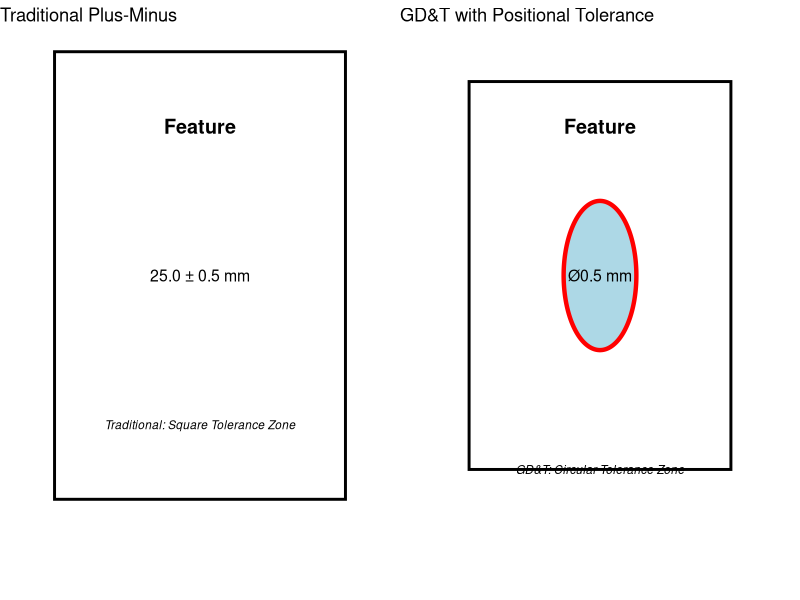
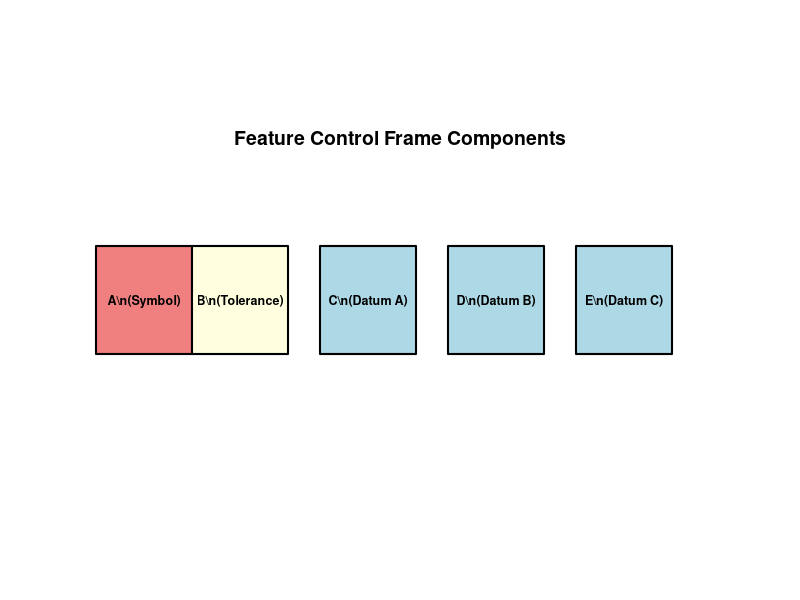
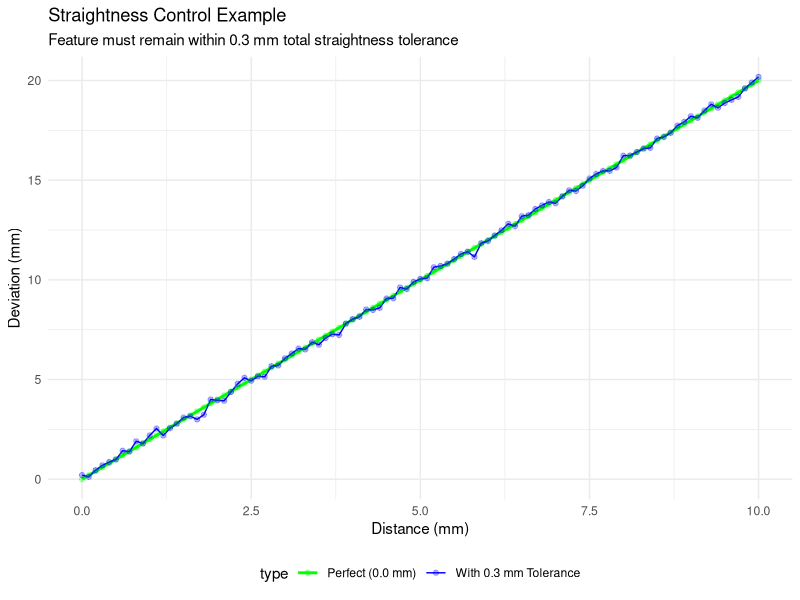
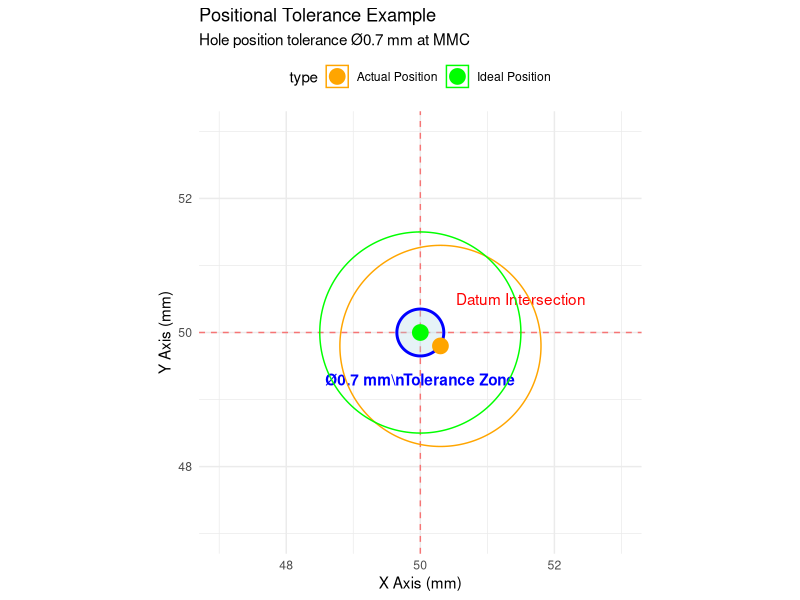
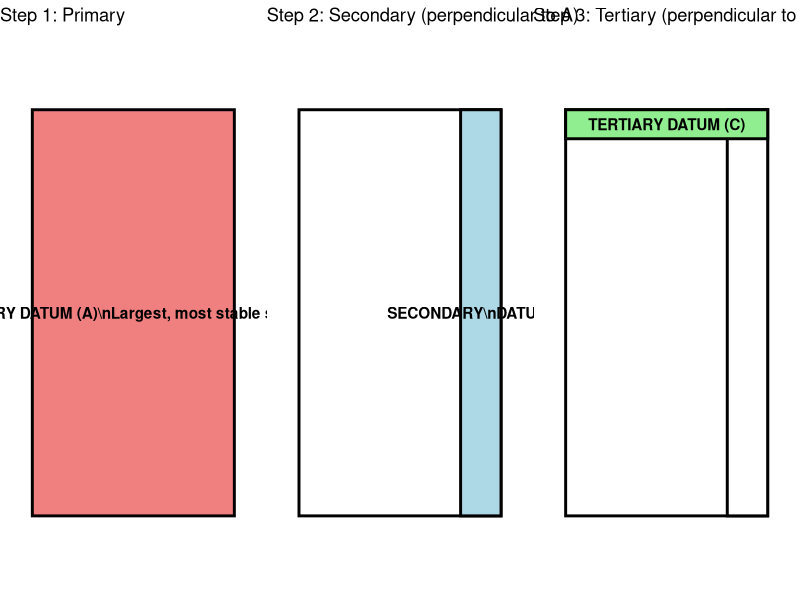
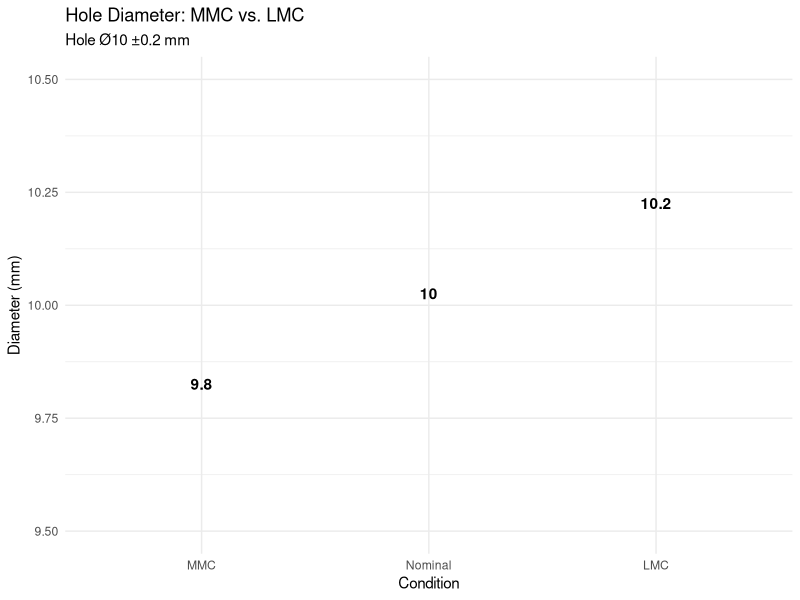
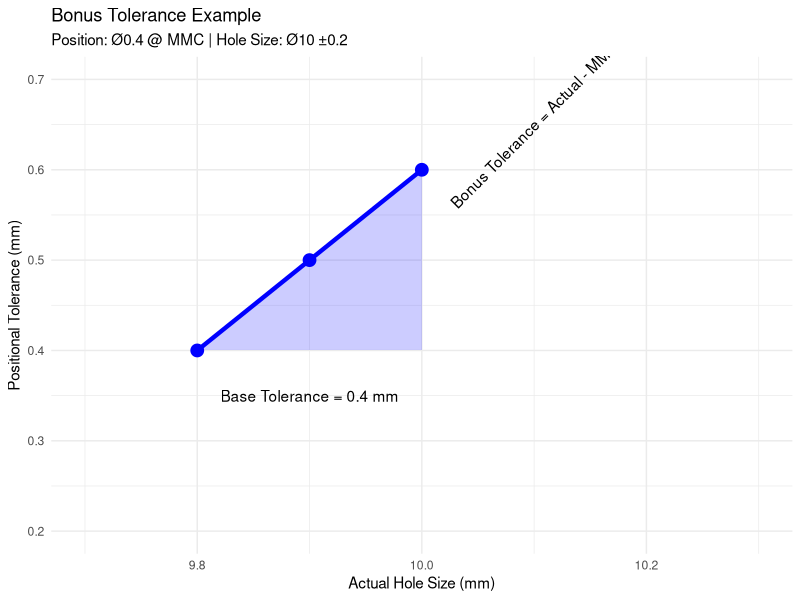
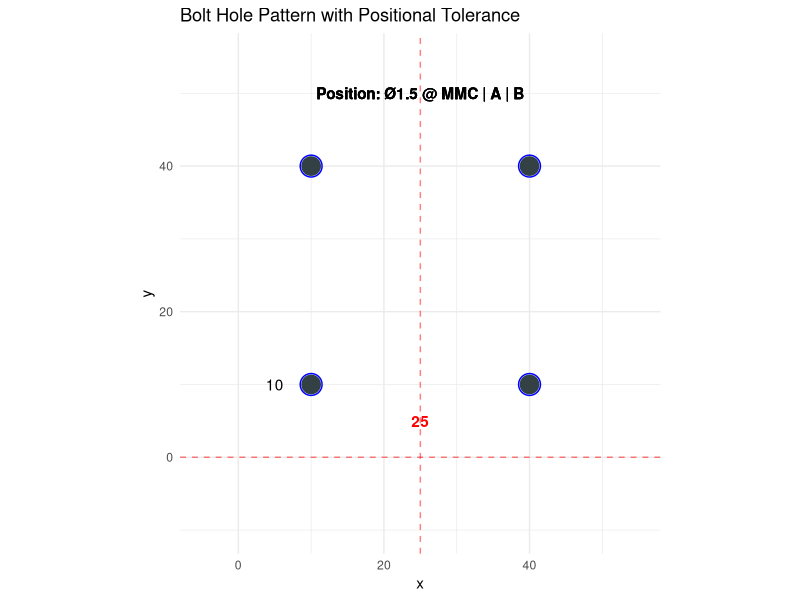

Generate these figures, in order, with R:
## ---- chunk 1

## Create a comparison visualization

library(ggplot2)
library(ggforce)
library(gridExtra)

## Traditional approach

p1 <- ggplot() +

  annotate("rect", xmin=0, xmax=4, ymin=0, ymax=3, 

           fill="white", color="black", linewidth=1) +

  annotate("text", x=2, y=2.5, label="Feature", fontface="bold", size=5) +

  annotate("text", x=2, y=1.5, label="25.0 ± 0.5 mm", size=4) +

  annotate("text", x=2, y=0.5, label="Traditional: Square Tolerance Zone", 

           fontface="italic", size=3) +

  xlim(-0.5, 4.5) + ylim(-0.5, 3) +

  theme_void() +

  ggtitle("Traditional Plus-Minus")

## GD&T approach

p2 <- ggplot() +

  annotate("rect", xmin=0.2, xmax=3.8, ymin=0.2, ymax=2.8, 

           fill="white", color="black", linewidth=1) +

  geom_circle(aes(x0=2, y0=1.5, r=0.5), 

           fill="lightblue", color="red", linewidth=1.5) +

  annotate("text", x=2, y=2.5, label="Feature", fontface="bold", size=5) +

  annotate("text", x=2, y=1.5, label="Ø0.5 mm", size=4) +

  annotate("text", x=2, y=0.2, label="GD&T: Circular Tolerance Zone", 

           fontface="italic", size=3) +

  xlim(-0.5, 4.5) + ylim(-0.5, 3) +

  theme_void() +

  ggtitle("GD&T with Positional Tolerance")

grid.arrange(p1, p2, ncol=2)
## ---- chunk 2
library(grid)
library(gridExtra)

## Create a Feature Control Frame
grid.newpage()
vp <- viewport(width=0.8, height=0.6, x=0.5, y=0.5)
pushViewport(vp)

## Draw the FCF boxes
fcf_x <- c(0.1, 0.25, 0.45, 0.65, 0.85)
fcf_labels <- c("A\\n(Symbol)", "B\\n(Tolerance)", "C\\n(Datum A)", "D\\n(Datum B)", "E\\n(Datum C)")
fcf_colors <- c("lightcoral", "lightyellow", "lightblue", "lightblue", "lightblue")

for (i in 1:5) {
  grid.rect(x=fcf_x[i], y=0.5, width=0.15, height=0.3, 
            gp=gpar(fill=fcf_colors[i], col="black", lwd=2))
  grid.text(fcf_labels[i], x=fcf_x[i], y=0.5, gp=gpar(fontsize=9, fontface="bold"))
}

## Add annotations
grid.text("Feature Control Frame Components", 
          x=0.5, y=0.95, gp=gpar(fontsize=14, fontface="bold"))

popViewport()
## ---- chunk 3
library(knitr)

modifiers_df <- data.frame(
  Symbol = c("Ø", "⊙", "M", "L", "S"),
  Name = c("Diameter", "Position", "Max Material Condition", "Least Material Condition", "Regardless of Size"),
  Application = c(
    "Circular tolerance zone",
    "Indicates positional tolerance",
    "Tolerance varies with feature size",
    "Tolerance varies inversely with feature size",
    "Fixed tolerance, independent of size"
  )
)

kable(modifiers_df, caption="Common GD&T Modifiers and Symbols", booktabs=TRUE)
## ---- chunk 4
library(ggplot2)

form_controls <- data.frame(
  Symbol = c("⌢", "⌭", "⌒", "◯"),
  Name = c("Straightness", "Flatness", "Circularity", "Cylindricity"),
  Definition = c(
    "All points lie on straight line",
    "All points lie on same plane",
    "All points equidistant from center",
    "All points equidistant from axis"
  )
)

kable(form_controls, caption="Form Control Characteristics", booktabs=TRUE)
## ---- chunk 5
library(ggplot2)
library(gridExtra)

## Generate a perfect vs. crooked line
set.seed(42)
x_coord <- seq(0, 10, by=0.1)

## Perfect straightness
perfect <- data.frame(
  x = x_coord,
  y = 2 * x_coord,
  type = "Perfect (0.0 mm)"
)

## With straightness deviation
crooked <- data.frame(
  x = x_coord,
  y = 2 * x_coord + rnorm(length(x_coord), mean=0, sd=0.15),
  type = "With 0.3 mm Tolerance"
)

data <- rbind(perfect, crooked)

ggplot(data, aes(x=x, y=y, color=type, linewidth=type)) +
  geom_line() +
  geom_point(alpha=0.3) +
  scale_linewidth_manual(values=c("Perfect (0.0 mm)" = 1, "With 0.3 mm Tolerance" = 0.5)) +
  scale_color_manual(values=c("Perfect (0.0 mm)" = "green", "With 0.3 mm Tolerance" = "blue")) +
  theme_minimal() +
  labs(
    title="Straightness Control Example",
    x="Distance (mm)",
    y="Deviation (mm)",
    subtitle="Feature must remain within 0.3 mm total straightness tolerance"
  ) +
  theme(legend.position="bottom")
## ---- chunk 6
orientation_controls <- data.frame(
  Symbol = c("⊥", "∥", "∠"),
  Name = c("Perpendicularity", "Parallelism", "Angularity"),
  Definition = c(
    "Feature is perpendicular to datum",
    "Feature is parallel to datum",
    "Feature at specific angle to datum"
  ),
  Use_Case = c(
    "Holes perpendicular to mounting surface",
    "Surfaces parallel for assembly",
    "Angled surfaces at specific degrees"
  )
)

kable(orientation_controls, caption="Orientation Control Characteristics", booktabs=TRUE)
## ---- chunk 7
location_controls <- data.frame(
  Symbol = c("⊙", "⊕", "◉"),
  Name = c("Position", "Concentricity", "Symmetry"),
  Definition = c(
    "Feature location relative to datums",
    "Feature axis coincident with datum axis",
    "Feature symmetrical about datum plane"
  ),
  Example = c(
    "Bolt hole pattern",
    "Concentric bores",
    "Symmetrical slot"
  )
)

kable(location_controls, caption="Location Control Characteristics", booktabs=TRUE)
## ---- chunk 8

library(ggplot2)
library(ggforce)

### Create ideal and actual hole positions

positions <- data.frame(

  x = c(50, 50.3),

  y = c(50, 49.8),

  type = c("Ideal Position", "Actual Position"),

  size = 8

)

ggplot() +

  ### Datum axes

  geom_vline(xintercept=50, color="red", linetype="dashed", alpha=0.5) +

  geom_hline(yintercept=50, color="red", linetype="dashed", alpha=0.5) +

  annotate("text", x=51.5, y=50.5, label="Datum Intersection", fontsize=3, color="red") +

  

  ### Tolerance zone (circular)

  geom_circle(aes(x0=50, y0=50, r=0.35), 

            fill="lightblue", color="blue", alpha=0.3, linewidth=1) +

  annotate("text", x=50, y=49.3, label="Ø0.7 mm\\nTolerance Zone", 

           fontsize=3, color="blue", fontface="bold") +

  

  ## Hole positions

  geom_point(data=positions, aes(x=x, y=y, color=type), size=5) +

  geom_circle(data=positions, aes(x0=x, y0=y, r=1.5, color=type), 

              fill=NA, linewidth=0.5) +

  

  scale_color_manual(values=c("Ideal Position"="green", "Actual Position"="orange")) +

  coord_fixed() +

  xlim(47, 53) + ylim(47, 53) +

  theme_minimal() +

  labs(

    title="Positional Tolerance Example",

    subtitle="Hole position tolerance Ø0.7 mm at MMC",

    x="X Axis (mm)",

    y="Y Axis (mm)"

  ) +

  theme(legend.position="top")
## ---- chunk 9
runout_controls <- data.frame(
  Symbol = c("⌬", "⌭"),
  Name = c("Circular Runout", "Total Runout"),
  Definition = c(
    "Runout at each circular element about datum axis",
    "Total runout across all circular elements"
  ),
  Application = c(
    "Rotating bearing surfaces",
    "Shaft wobble tolerance"
  )
)

kable(runout_controls, caption="Runout Control Characteristics", booktabs=TRUE)
## ---- chunk 10
library(ggplot2)
library(gridExtra)

## Primary datum (large surface)
p1 <- ggplot() +
  geom_rect(aes(xmin=0, xmax=10, ymin=0, ymax=7), 
            fill="lightcoral", color="black", linewidth=1) +
  annotate("text", x=5, y=3.5, label="PRIMARY DATUM (A)\\nLargest, most stable surface", 
           fontsize=4, fontface="bold") +
  xlim(-1, 11) + ylim(-1, 8) +
  theme_void() +
  ggtitle("Step 1: Primary")

## Secondary datum (perpendicular surface)
p2 <- ggplot() +
  geom_rect(aes(xmin=0, xmax=10, ymin=0, ymax=7), 
            fill="white", color="black", linewidth=1) +
  geom_rect(aes(xmin=8, xmax=10, ymin=0, ymax=7), 
            fill="lightblue", color="black", linewidth=1) +
  annotate("text", x=9, y=3.5, label="SECONDARY\\nDATUM (B)", 
           fontsize=3, fontface="bold") +
  xlim(-1, 11) + ylim(-1, 8) +
  theme_void() +
  ggtitle("Step 2: Secondary (perpendicular to A)")

## Tertiary datum (edge)
p3 <- ggplot() +
  geom_rect(aes(xmin=0, xmax=10, ymin=0, ymax=7), 
            fill="white", color="black", linewidth=1) +
  geom_rect(aes(xmin=8, xmax=10, ymin=0, ymax=7), 
            fill="white", color="black", linewidth=1) +
  geom_rect(aes(xmin=0, xmax=10, ymin=6.5, ymax=7), 
            fill="lightgreen", color="black", linewidth=1) +
  annotate("text", x=5, y=6.75, label="TERTIARY DATUM (C)", 
           fontsize=3, fontface="bold") +
  xlim(-1, 11) + ylim(-1, 8) +
  theme_void() +
  ggtitle("Step 3: Tertiary (perpendicular to A & B)")

grid.arrange(p1, p2, p3, ncol=3)
## ---- chunk 11
drf_table <- data.frame(
  Position = c("Primary", "Secondary", "Tertiary"),
  Abbreviation = c("A", "B", "C"),
  Constraint = c("3 DOF restricted", "2 DOF restricted", "1 DOF restricted"),
  Feature = c("Largest plane/surface", "Perpendicular surface", "Edge or smallest feature"),
  Purpose = c("Establish origin", "Establish X-axis", "Establish Y-axis")
)

kable(drf_table, caption="Datum Reference Frame Structure", booktabs=TRUE)
## ---- chunk 12
library(ggplot2)

## Hole diameter tolerances
hole_data <- data.frame(
  condition = c("MMC", "Nominal", "LMC"),
  diameter = c(9.8, 10.0, 10.2),
  description = c("Smallest hole\\n(most material)", "Mid-range", "Largest hole\\n(least material)")
)

ggplot(hole_data, aes(x=reorder(condition, diameter), y=diameter, fill=condition)) +
  geom_col(width=0.6) +
  geom_text(aes(label=diameter), vjust=-0.5, fontsize=5, fontface="bold") +
  scale_fill_manual(values=c("MMC"="darkgreen", "Nominal"="gray", "LMC"="darkred")) +
  ylim(9.5, 10.5) +
  theme_minimal() +
  labs(
    title="Hole Diameter: MMC vs. LMC",
    subtitle="Hole Ø10 ±0.2 mm",
    x="Condition",
    y="Diameter (mm)"
  ) +
  theme(legend.position="none")
## ---- chunk 13
library(ggplot2)

## Positional tolerance with bonus
actual_size <- seq(9.8, 10.2, by=0.1)
positional_tolerance <- 0.4 + (actual_size - 9.8)

bonus_df <- data.frame(
  actual_size = actual_size,
  positional_tolerance = positional_tolerance,
  bonus = actual_size - 9.8
)

ggplot(bonus_df, aes(x=actual_size, y=positional_tolerance)) +
  geom_line(linewidth=1.5, color="blue") +
  geom_point(size=4, color="blue") +
  geom_ribbon(aes(ymin=0.4, ymax=positional_tolerance), alpha=0.2, fill="blue") +
  annotate("text", x=9.9, y=0.35, label="Base Tolerance = 0.4 mm", fontsize=4) +
  annotate("text", x=10.1, y=0.65, label="Bonus Tolerance = Actual - MMC", fontsize=3, angle=45) +
  theme_minimal() +
  labs(
    title="Bonus Tolerance Example",
    subtitle="Position: Ø0.4 @ MMC | Hole Size: Ø10 ±0.2",
    x="Actual Hole Size (mm)",
    y="Positional Tolerance (mm)"
  ) +
  xlim(9.7, 10.3) +
  ylim(0.2, 0.7)
## ---- chunk 14

library(ggplot2)
library(ggforce)

## Create bolt hole pattern

bolt_holes <- data.frame(

  x = c(10, 40, 10, 40),

  y = c(10, 10, 40, 40),

  hole_type = "Bolt Hole"

)

datums <- data.frame(

  x = c(0, 50, 25),

  y = c(0, 0, 0),

  label = c("Datum A", "Datum A", "Datum B")

)

ggplot() +

  ## Reference frame

  geom_vline(xintercept=25, color="red", linetype="dashed", alpha=0.5) +

  geom_hline(yintercept=0, color="red", linetype="dashed", alpha=0.5) +

  

  ## Bolt holes with tolerance zones

  geom_point(data=bolt_holes, aes(x=x, y=y), size=6, color="black") +

  geom_circle(data=bolt_holes, aes(x0=x, y0=y, r=1.5), 

            fill="lightblue", color="blue", alpha=0.3, linewidth=0.5) +

  

  ## Dimensions

  annotate("text", x=5, y=10, label="10", fontsize=3) +

  annotate("text", x=25, y=5, label="25", fontsize=3, color="red", fontface="bold") +

  

  ## GD&T callout

  annotate("text", x=25, y=50, label="Position: Ø1.5 @ MMC | A | B", 

           fontsize=4, fontface="bold", bbox=list(boxstyle="round", fill="yellow", alpha=0.7)) +

  

  coord_fixed() +

  xlim(-5, 55) + ylim(-10, 55) +

  theme_minimal() +

  labs(title="Bolt Hole Pattern with Positional Tolerance")
## ---- chunk 15

library(ggplot2)

## Shaft with runout indication

theta <- seq(0, 2*pi, length.out=100)

nominal_radius <- 5

## Perfect shaft

perfect_shaft <- data.frame(

  x = nominal_radius * cos(theta),

  y = nominal_radius * sin(theta),

  type = "Nominal"

)

## Shaft with runout (FIXED: Added missing * operator)

runout_shaft <- data.frame(

  x = (nominal_radius + 0.3 * sin(4*theta)) * cos(theta),

  y = (nominal_radius + 0.3 * sin(4*theta)) * sin(theta),

  type = "With 0.5 mm Runout"

)

data <- rbind(perfect_shaft, runout_shaft)

ggplot(data, aes(x=x, y=y, color=type, linewidth=type)) +

  geom_path() +

  scale_linewidth_manual(values=c("Nominal"=0.5, "With 0.5 mm Runout"=1)) +

  scale_color_manual(values=c("Nominal"="green", "With 0.5 mm Runout"="red")) +

  ## Datum axis

  geom_vline(xintercept=0, color="blue", linetype="dashed", alpha=0.5) +

  geom_hline(yintercept=0, color="blue", linetype="dashed", alpha=0.5) +

  annotate("text", x=0.5, y=6, label="Datum A\\n(Shaft Axis)", fontsize=3, color="blue") +

  coord_fixed() +

  theme_minimal() +

  labs(

    title="Total Runout: Rotating Shaft",

    subtitle="Total runout 0.5 mm | A",

    x="X (mm)",

    y="Y (mm)"

  ) +

  theme(legend.position="bottom")
## ---- chunk 16
library(ggplot2)

## Component dimensions and tolerances
components <- data.frame(
  part = c("Part 1", "Part 2", "Part 3"),
  nominal = c(10, 8, 15),
  lower = c(-0.2, -0.3, -0.25),
  upper = c(0.2, 0.3, 0.25)
)

components$min_size <- components$nominal + components$lower
components$max_size <- components$nominal + components$upper

## Calculate stack-up
nominal_total <- sum(components$nominal)
min_total <- sum(components$min_size)
max_total <- sum(components$max_size)
tolerance_stack <- max_total - min_total

results_df <- data.frame(
  Condition = c("Minimum", "Nominal", "Maximum"),
  Total_Length = c(min_total, nominal_total, max_total)
)

ggplot(results_df, aes(x=reorder(Condition, Total_Length), y=Total_Length, fill=Condition)) +
  geom_col(width=0.6) +
  geom_text(aes(label=paste(Total_Length, "mm")), vjust=-0.5, fontsize=5, fontface="bold") +
  scale_fill_manual(values=c("Minimum"="blue", "Nominal"="gray", "Maximum"="red")) +
  ylim(32, 35) +
  theme_minimal() +
  labs(
    title="Tolerance Stack-Up: Worst-Case",
    subtitle=paste("Total Stack-Up Tolerance = ±", tolerance_stack/2, "mm"),
    x="Condition",
    y="Total Length (mm)"
  ) +
  theme(legend.position="none")
## ---- chunk 17
library(ggplot2)

## Distribution comparison
size_range <- seq(32, 35, by=0.1)

## Worst-case (uniform distribution)
worst_case <- data.frame(
  size = size_range,
  probability = ifelse(size_range >= 32.3 & size_range <= 34.7, 0.4, 0),
  method = "Worst-Case"
)

## Statistical (normal distribution)
statistical <- data.frame(
  size = size_range,
  probability = dnorm(size_range, mean=33.5, sd=0.3),
  method = "Statistical"
)

data <- rbind(worst_case, statistical)

ggplot(data, aes(x=size, y=probability, fill=method)) +
  geom_area(alpha=0.6, position="identity") +
  scale_fill_manual(values=c("Worst-Case"="lightcoral", "Statistical"="lightblue")) +
  theme_minimal() +
  labs(
    title="Tolerance Distribution Methods",
    x="Dimension (mm)",
    y="Probability Density",
    subtitle="Statistical allows tighter tolerances than worst-case"
  ) +
  theme(legend.position="top")
## ---- chunk 18
## Component tolerances
part_1 <- list(nominal = 10.0, tolerance = 0.1)
part_2 <- list(nominal = 8.0, tolerance = 0.15)
part_3 <- list(nominal = 6.0, tolerance = 0.1)

## Calculate stack-up
nominal_total <- part_1$nominal + part_2$nominal + part_3$nominal
total_tolerance <- part_1$tolerance + part_2$tolerance + part_3$tolerance

min_length <- nominal_total - total_tolerance
max_length <- nominal_total + total_tolerance

cat("Minimum total length:", min_length, "mm\\n")
cat("Nominal total length:", nominal_total, "mm\\n")
cat("Maximum total length:", max_length, "mm\\n")
cat("Total tolerance stack-up: ±", total_tolerance, "mm\\n")
